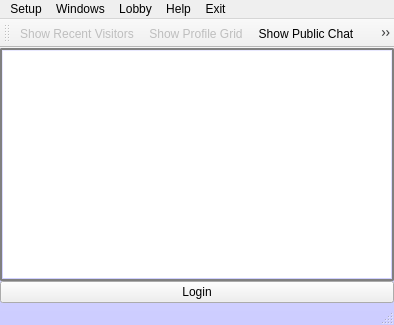
<?xml version="1.0" encoding="UTF-8"?>
<ui version="4.0">
 <class>MainWindow</class>
 <widget class="QMainWindow" name="MainWindow">
  <property name="geometry">
   <rect>
    <x>0</x>
    <y>0</y>
    <width>394</width>
    <height>325</height>
   </rect>
  </property>
  <property name="contextMenuPolicy">
   <enum>Qt::DefaultContextMenu</enum>
  </property>
  <property name="windowTitle">
   <string>Dwyco (2.19)</string>
  </property>
  <property name="windowIcon">
   <iconset resource="icons.qrc">
    <normaloff>:/new/prefix1/greenguy.png</normaloff>:/new/prefix1/greenguy.png</iconset>
  </property>
  <property name="styleSheet">
   <string notr="true">#MainWindow {background-color: QLinearGradient(x1: 0, y1: 0, x2: 0, y2: 1, stop: 0 #eef, stop: 1 #ccf);}
QTextEdit {
padding: 1px;
border-style: solid;
border: 2px solid gray;
border-radius: 2px;
}
QLineEdit {
padding: 1px;
border-style: solid;
border: 2px solid gray;
border-radius: 2px;
}
QListView {
padding: 1px;
border-style: solid;
border: 2px solid gray;
border-radius: 2px;
}
QTreeView {
padding: 1px;
border-style: solid;
border: 2px solid gray;
border-radius: 2px;
}</string>
  </property>
  <widget class="QWidget" name="centralWidget">
   <property name="sizePolicy">
    <sizepolicy hsizetype="Preferred" vsizetype="Expanding">
     <horstretch>0</horstretch>
     <verstretch>0</verstretch>
    </sizepolicy>
   </property>
   <property name="minimumSize">
    <size>
     <width>0</width>
     <height>120</height>
    </size>
   </property>
   <layout class="QGridLayout">
    <property name="leftMargin">
     <number>0</number>
    </property>
    <property name="topMargin">
     <number>0</number>
    </property>
    <property name="rightMargin">
     <number>0</number>
    </property>
    <property name="bottomMargin">
     <number>0</number>
    </property>
    <property name="spacing">
     <number>0</number>
    </property>
    <item row="1" column="0">
     <widget class="QPushButton" name="login_button">
      <property name="text">
       <string>Login</string>
      </property>
     </widget>
    </item>
    <item row="0" column="0">
     <widget class="QTreeView" name="usertree_view">
      <property name="toolTip">
       <string>Dbl-click name to start chatbox. Right click name for more actions.</string>
      </property>
      <property name="statusTip">
       <string>Dbl-click names to send/recv zaps or recv calls!</string>
      </property>
      <property name="whatsThis">
       <string>This is the main pal list. Red means user is online.</string>
      </property>
      <property name="editTriggers">
       <set>QAbstractItemView::NoEditTriggers</set>
      </property>
      <property name="selectionMode">
       <enum>QAbstractItemView::ExtendedSelection</enum>
      </property>
      <property name="indentation">
       <number>2</number>
      </property>
      <property name="sortingEnabled">
       <bool>false</bool>
      </property>
     </widget>
    </item>
   </layout>
  </widget>
  <widget class="QMenuBar" name="menuBar">
   <property name="geometry">
    <rect>
     <x>0</x>
     <y>0</y>
     <width>394</width>
     <height>22</height>
    </rect>
   </property>
   <widget class="QMenu" name="menuSetup">
    <property name="title">
     <string>Setup</string>
    </property>
    <addaction name="actionVideo"/>
    <addaction name="actionUser_profile"/>
    <addaction name="actionChange_password"/>
    <addaction name="actionFetch_Lost_Password"/>
    <addaction name="actionAdvanced"/>
    <addaction name="actionShow_Ignore_List"/>
   </widget>
   <widget class="QMenu" name="menuHelp">
    <property name="title">
     <string>Help</string>
    </property>
    <addaction name="actionAbout"/>
    <addaction name="actionHow_to_buy_a_subscription"/>
    <addaction name="actionCheck_for_Updates"/>
    <addaction name="actionDiagnostics"/>
    <addaction name="actionBandwidth_test"/>
   </widget>
   <widget class="QMenu" name="menuWindows">
    <property name="title">
     <string>Windows</string>
    </property>
    <addaction name="actionShow_Directory"/>
    <addaction name="actionShow_Profile_Grid"/>
    <addaction name="actionShow_Public_Chat"/>
    <addaction name="actionShow_Lobby_List"/>
    <addaction name="actionShow_Msg_Browser"/>
    <addaction name="actionShow_Video_Preview"/>
    <addaction name="actionHide_All"/>
    <addaction name="actionHide_All_Chatboxes"/>
    <addaction name="actionShow_Archived_Users"/>
    <addaction name="actionShow_Public_Chat_Users"/>
    <addaction name="actionShow_pics_in_user_list"/>
    <addaction name="actionShow_Offline_Users"/>
    <addaction name="actionAllow_multiple_profiles_and_browsers"/>
    <addaction name="actionMake_me_invisible"/>
   </widget>
   <widget class="QMenu" name="menuLobby">
    <property name="title">
     <string>Lobby</string>
    </property>
    <addaction name="actionCreate_new_lobby"/>
    <addaction name="actionRemove_lobby"/>
   </widget>
   <widget class="QMenu" name="menuExit">
    <property name="title">
     <string>Exit</string>
    </property>
    <addaction name="actionHide"/>
    <addaction name="actionExit_2"/>
   </widget>
   <addaction name="menuSetup"/>
   <addaction name="menuWindows"/>
   <addaction name="menuLobby"/>
   <addaction name="menuHelp"/>
   <addaction name="menuExit"/>
  </widget>
  <widget class="QToolBar" name="toolBar">
   <property name="orientation">
    <enum>Qt::Horizontal</enum>
   </property>
   <attribute name="toolBarArea">
    <enum>TopToolBarArea</enum>
   </attribute>
   <attribute name="toolBarBreak">
    <bool>false</bool>
   </attribute>
   <addaction name="actionShow_Directory"/>
   <addaction name="actionShow_Profile_Grid"/>
   <addaction name="actionShow_Public_Chat"/>
   <addaction name="actionShow_Lobby_List"/>
   <addaction name="actionShow_Video_Preview"/>
   <addaction name="actionShow_Msg_Browser"/>
  </widget>
  <widget class="QStatusBar" name="statusBar"/>
  <action name="action_User_info">
   <property name="text">
    <string>User &amp;info...</string>
   </property>
  </action>
  <action name="actionAbout">
   <property name="text">
    <string>About...</string>
   </property>
  </action>
  <action name="actionDelete_user">
   <property name="text">
    <string>Delete user</string>
   </property>
  </action>
  <action name="actionPromote_to_Pal">
   <property name="text">
    <string>Promote to Pal</string>
   </property>
  </action>
  <action name="actionDemote_to_Non_pal">
   <property name="text">
    <string>Demote to Non-pal</string>
   </property>
  </action>
  <action name="actionBlock_user">
   <property name="text">
    <string>Block user</string>
   </property>
  </action>
  <action name="actionUnblock_user">
   <property name="text">
    <string>Unblock user</string>
   </property>
  </action>
  <action name="actionVideo">
   <property name="text">
    <string>&amp;Web cam...</string>
   </property>
  </action>
  <action name="actionCheck_for_Updates">
   <property name="text">
    <string>Check for Updates...</string>
   </property>
  </action>
  <action name="actionCompose_Message">
   <property name="text">
    <string>Audio/Video Message...</string>
   </property>
  </action>
  <action name="actionUser_profile">
   <property name="text">
    <string>Your &amp;profile...</string>
   </property>
  </action>
  <action name="actionView_Profile">
   <property name="text">
    <string>View Profile</string>
   </property>
  </action>
  <action name="actionDiagnostics">
   <property name="enabled">
    <bool>false</bool>
   </property>
   <property name="text">
    <string>Diagnostics...</string>
   </property>
   <property name="visible">
    <bool>false</bool>
   </property>
  </action>
  <action name="actionRemove_user">
   <property name="text">
    <string>Remove user...</string>
   </property>
  </action>
  <action name="actionSend_file">
   <property name="text">
    <string>Send file...</string>
   </property>
  </action>
  <action name="actionFetch_Lost_Password">
   <property name="text">
    <string>&amp;Fetch Lost Password...</string>
   </property>
   <property name="visible">
    <bool>false</bool>
   </property>
  </action>
  <action name="actionAdvanced">
   <property name="text">
    <string>&amp;Advanced...</string>
   </property>
  </action>
  <action name="actionUpdate_info">
   <property name="text">
    <string>Update info...</string>
   </property>
  </action>
  <action name="actionBrowse_saved_msgs">
   <property name="text">
    <string>Browse saved msgs...</string>
   </property>
  </action>
  <action name="actionHow_to_buy_a_subscription">
   <property name="text">
    <string>How to buy a subscription...</string>
   </property>
  </action>
  <action name="actionShow_Directory">
   <property name="checkable">
    <bool>false</bool>
   </property>
   <property name="enabled">
    <bool>false</bool>
   </property>
   <property name="icon">
    <iconset resource="icons.qrc">
     <normaloff>:/new/red32/icons/PrimaryCons_Red_KenSaunders/PNGs/32x32/users-32x32.png</normaloff>:/new/red32/icons/PrimaryCons_Red_KenSaunders/PNGs/32x32/users-32x32.png</iconset>
   </property>
   <property name="text">
    <string>Show Recent Visitors</string>
   </property>
   <property name="visible">
    <bool>false</bool>
   </property>
  </action>
  <action name="actionShow_Profile_Grid">
   <property name="checkable">
    <bool>false</bool>
   </property>
   <property name="enabled">
    <bool>false</bool>
   </property>
   <property name="icon">
    <iconset resource="icons.qrc">
     <normaloff>:/new/red32/icons/PrimaryCons_Red_KenSaunders/PNGs/32x32/Eye-32x32.png</normaloff>:/new/red32/icons/PrimaryCons_Red_KenSaunders/PNGs/32x32/Eye-32x32.png</iconset>
   </property>
   <property name="text">
    <string>Show Profile Grid</string>
   </property>
   <property name="toolTip">
    <string>Show profiles</string>
   </property>
   <property name="visible">
    <bool>false</bool>
   </property>
  </action>
  <action name="actionShow_Public_Chat">
   <property name="checkable">
    <bool>false</bool>
   </property>
   <property name="icon">
    <iconset resource="icons.qrc">
     <normaloff>:/new/red32/icons/PrimaryCons_Red_KenSaunders/PNGs/32x32/Keyboard-32x32.png</normaloff>:/new/red32/icons/PrimaryCons_Red_KenSaunders/PNGs/32x32/Keyboard-32x32.png</iconset>
   </property>
   <property name="text">
    <string>Show Public Chat</string>
   </property>
   <property name="visible">
    <bool>false</bool>
   </property>
  </action>
  <action name="actionShow_Video_Preview">
   <property name="icon">
    <iconset resource="icons.qrc">
     <normaloff>:/new/red32/icons/PrimaryCons_Red_KenSaunders/PNGs/32x32/Computer-32x32.png</normaloff>:/new/red32/icons/PrimaryCons_Red_KenSaunders/PNGs/32x32/Computer-32x32.png</iconset>
   </property>
   <property name="text">
    <string>Show Video Preview</string>
   </property>
  </action>
  <action name="actionChange_password">
   <property name="text">
    <string>Change password...</string>
   </property>
  </action>
  <action name="actionBandwidth_test">
   <property name="text">
    <string>Bandwidth test...</string>
   </property>
  </action>
  <action name="actionAlert_when_online">
   <property name="checkable">
    <bool>true</bool>
   </property>
   <property name="text">
    <string>Alert when online</string>
   </property>
  </action>
  <action name="actionSend_message">
   <property name="text">
    <string>Show Chatbox...</string>
   </property>
   <property name="toolTip">
    <string>Show Chatbox for User</string>
   </property>
  </action>
  <action name="actionShow_Ignore_List">
   <property name="text">
    <string>Show Ignore List...</string>
   </property>
  </action>
  <action name="actionExit">
   <property name="text">
    <string>Exit</string>
   </property>
  </action>
  <action name="actionOpen">
   <property name="text">
    <string>Open</string>
   </property>
  </action>
  <action name="actionImport_CDC32_account">
   <property name="enabled">
    <bool>true</bool>
   </property>
   <property name="text">
    <string>Import CDC32 or other account...</string>
   </property>
   <property name="toolTip">
    <string>Import CDC32 or other old account</string>
   </property>
  </action>
  <action name="actionHide_All">
   <property name="text">
    <string>Hide All</string>
   </property>
  </action>
  <action name="actionHide_All_Msg_Browsers">
   <property name="text">
    <string>Hide All Msg Browsers</string>
   </property>
  </action>
  <action name="actionHide_All_Chatboxes">
   <property name="text">
    <string>Hide All Chatboxes</string>
   </property>
  </action>
  <action name="actionShow_Offline_Users">
   <property name="checkable">
    <bool>true</bool>
   </property>
   <property name="text">
    <string>Show Offline Users</string>
   </property>
  </action>
  <action name="actionHangup">
   <property name="text">
    <string>Hangup</string>
   </property>
   <property name="toolTip">
    <string>Stop all calls to this user</string>
   </property>
  </action>
  <action name="actionAccept_call">
   <property name="text">
    <string>Accept call</string>
   </property>
  </action>
  <action name="actionReject_call">
   <property name="text">
    <string>Reject call</string>
   </property>
  </action>
  <action name="actionStealthy_login">
   <property name="checkable">
    <bool>true</bool>
   </property>
   <property name="text">
    <string>Stealthy login</string>
   </property>
   <property name="toolTip">
    <string>Enable to avoid detection while just checking messages</string>
   </property>
  </action>
  <action name="actionAllow_multiple_profiles_and_browsers">
   <property name="checkable">
    <bool>true</bool>
   </property>
   <property name="text">
    <string>Allow multiple profiles</string>
   </property>
   <property name="toolTip">
    <string>Allow multiple profiles</string>
   </property>
  </action>
  <action name="actionShow_Lobby_List">
   <property name="icon">
    <iconset resource="icons.qrc">
     <normaloff>:/new/red32/icons/PrimaryCons_Red_KenSaunders/PNGs/32x32/Globe-32x32.png</normaloff>:/new/red32/icons/PrimaryCons_Red_KenSaunders/PNGs/32x32/Globe-32x32.png</iconset>
   </property>
   <property name="text">
    <string>Show Lobby List</string>
   </property>
   <property name="toolTip">
    <string>Show the lobby list</string>
   </property>
   <property name="visible">
    <bool>false</bool>
   </property>
  </action>
  <action name="actionReload_recent_visitors">
   <property name="icon">
    <iconset resource="icons.qrc">
     <normaloff>:/new/red32/icons/PrimaryCons_Red_KenSaunders/PNGs/32x32/refresh-32x32.png</normaloff>:/new/red32/icons/PrimaryCons_Red_KenSaunders/PNGs/32x32/refresh-32x32.png</iconset>
   </property>
   <property name="text">
    <string>Reload recent visitors</string>
   </property>
  </action>
  <action name="actionCreate_new_lobby">
   <property name="text">
    <string>Create new lobby</string>
   </property>
  </action>
  <action name="actionRemove_lobby">
   <property name="text">
    <string>Remove lobby</string>
   </property>
  </action>
  <action name="actionMake_me_invisible">
   <property name="checkable">
    <bool>true</bool>
   </property>
   <property name="text">
    <string>Make me invisible</string>
   </property>
  </action>
  <action name="actionShow_Msg_Browser">
   <property name="enabled">
    <bool>false</bool>
   </property>
   <property name="icon">
    <iconset resource="icons.qrc">
     <normaloff>:/new/red32/icons/PrimaryCons_Red_KenSaunders/PNGs/32x32/Media1-32x32.png</normaloff>:/new/red32/icons/PrimaryCons_Red_KenSaunders/PNGs/32x32/Media1-32x32.png</iconset>
   </property>
   <property name="text">
    <string>Show Msg Browser</string>
   </property>
   <property name="toolTip">
    <string>Show the saved-message browser</string>
   </property>
   <property name="visible">
    <bool>false</bool>
   </property>
  </action>
  <action name="actionHide">
   <property name="text">
    <string>Hi&amp;de</string>
   </property>
   <property name="toolTip">
    <string>Hide app</string>
   </property>
  </action>
  <action name="actionExit_2">
   <property name="text">
    <string>E&amp;xit</string>
   </property>
   <property name="toolTip">
    <string>Exit app</string>
   </property>
  </action>
  <action name="actionShow_Public_Chat_Users">
   <property name="checkable">
    <bool>true</bool>
   </property>
   <property name="checked">
    <bool>false</bool>
   </property>
   <property name="text">
    <string>Show Public Chat Users</string>
   </property>
   <property name="toolTip">
    <string>Show people current in public chat in your user list</string>
   </property>
  </action>
  <action name="actionShow_pics_in_user_list">
   <property name="checkable">
    <bool>true</bool>
   </property>
   <property name="text">
    <string>Show pics in user list</string>
   </property>
  </action>
  <action name="actionShow_Archived_Users">
   <property name="checkable">
    <bool>true</bool>
   </property>
   <property name="text">
    <string>Show Archived Users</string>
   </property>
  </action>
 </widget>
 <resources>
  <include location="icons.qrc"/>
 </resources>
 <connections/>
</ui>
